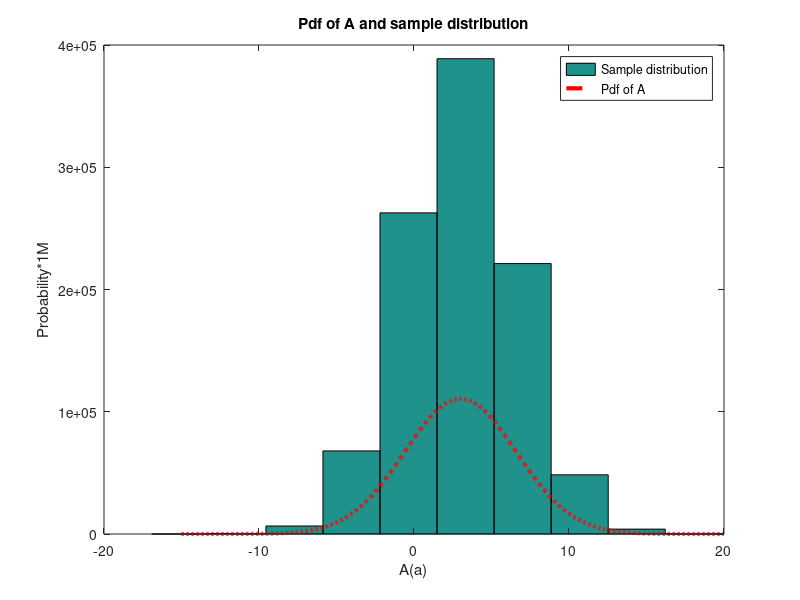

Source code (MATLAB):
tic;% Start the timer
clear all; close all; clc;

M1 = 1; % Mean of X
M2 = 2; % Mean of Y
V1 = 4; % Variance of X
V2 = 9; % Variance of Y
samnum=1000000;
u1 = rand(samnum,1);
u2 = rand(samnum,1);

% Geberate X and Y that are N(0,1) random variables and independent
X = sqrt( - 2*log(u1)).*cos(2*pi*u2 ); 
Y = sqrt( - 2*log(u1)).*sin(2*pi*u2 );

% Scale them to a particular mean and variance 
x = sqrt(V1)*X + M1; % x~ N(M1,V1)
y = sqrt(V2)*Y + M2; % y~ N(M2,V2)
A=x+y;
toc; % Read elapsed time from stopwatch

disp('Covariance of X and Y:')
disp((var(x+y)-var(x)-var(y))/2);
disp('Sample mean:')
disp(mean(A));
disp('Sample variance:')
disp(var(A));
hist(A);
hold;

%theo_x=[];
%theo_y=[];
theo_A=[];
k=[-15:.01:20];
n=length(k);
for i=1:n;
    theo_A(i)=normpdf(k(i),3,sqrt(13));
    %theo_y(i)=normpdf(k(i),2,3);
end
%theo_A=theo_x+theo_y;
%figure(2); 
plot(k,theo_A*samnum,'r--','linewidth',3);
xlabel('A(a)');ylabel('Probability*1M');title('Pdf of A and sample distribution');
legend('Sample distribution','Pdf of A');
